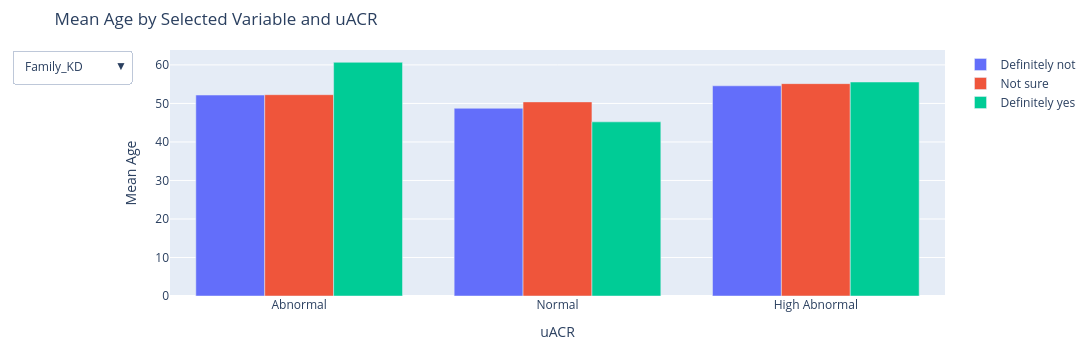

The cell this chart's notebook holds for it:
### Code cell
# Variables
x_var = 'uACR'
y_var = 'Age'
k_var = ['Family_KD', 'BMI_Category', 'BP_Category', 'S_Ethnicity', 'Gender']

fig = go.Figure()

# Add traces for each combination of k_var values
for a in k_var:
    for k in data[a].unique():
        fig.add_trace(
            go.Bar(
                name=f'{k}',
                x=data[x_var].unique(),
                y=[data[y_var][(data[x_var] == x) & (data[a] == k)].mean() for x in data[x_var].unique()],
                visible=a == k_var[0]
            )
        )

# Create buttons for each k_var
buttons = []
for a in k_var:
    buttons.append(dict(
        method='update',
        label=a,
        args=[{
            'visible': [a == current for current in k_var for _ in data[current].unique()],
            'title': f'Mean Age by {a} and uACR'
        }]
    ))

# Update layout with dropdown
fig.update_layout(
    updatemenus=[
        dict(
            active=0,
            buttons=buttons,
            direction='down',
            showactive=True
        )
    ],
    barmode='group',
    title='Mean Age by Selected Variable and uACR',
    xaxis_title='uACR',
    yaxis_title='Mean Age'
)

# Update plot size
fig.update_layout(
    autosize=False,
    width=1100,
    height=350,
    margin=dict(l=20, r=20, t=50, b=20),
)

fig.show()

### Figure 1 — Plotly figure (JSON) as saved in the notebook; plotly's stock layout.template omitted (floating-point values rounded to 4 significant figures)
{"data": [{"name": "Definitely not", "type": "bar", "visible": true, "x": ["Abnormal", "Normal", "High Abnormal"], "y": [52.18, 48.75, 54.58]}, {"name": "Not sure", "type": "bar", "visible": true, "x": ["Abnormal", "Normal", "High Abnormal"], "y": [52.27, 50.4, 55.14]}, {"name": "Definitely yes", "type": "bar", "visible": true, "x": ["Abnormal", "Normal", "High Abnormal"], "y": [60.68, 45.21, 55.57]}, {"name": "HEALTHY", "type": "bar", "visible": false, "x": ["Abnormal", "Normal", "High Abnormal"], "y": [47.88, 46.49, 47.44]}, {"name": "OVERWEIGHT", "type": "bar", "visible": false, "x": ["Abnormal", "Normal", "High Abnormal"], "y": [53.04, 49.35, 57.25]}, {"name": "OBESE", "type": "bar", "visible": false, "x": ["Abnormal", "Normal", "High Abnormal"], "y": [53.52, 51.01, 55.76]}, {"name": "NORMAL", "type": "bar", "visible": false, "x": ["Abnormal", "Normal", "High Abnormal"], "y": [50.43, 46.4, 54.73]}, {"name": "PRE HPT", "type": "bar", "visible": false, "x": ["Abnormal", "Normal", "High Abnormal"], "y": [55.5, 52.29, 51.31]}, {"name": "HPT 1", "type": "bar", "visible": false, "x": ["Abnormal", "Normal", "High Abnormal"], "y": [53.58, 53.68, 52.63]}, {"name": "HPT 2", "type": "bar", "visible": false, "x": ["Abnormal", "Normal", "High Abnormal"], "y": [56.46, 59.79, 60.62]}, {"name": "HPT CRISIS", "type": "bar", "visible": false, "x": ["Abnormal", "Normal", "High Abnormal"], "y": [51.36, 51.53, 80]}, {"name": "Black", "type": "bar", "visible": false, "x": ["Abnormal", "Normal", "High Abnormal"], "y": [52.44, 49.32, 53.69]}, {"name": "White", "type": "bar", "visible": false, "x": ["Abnormal", "Normal", "High Abnormal"], "y": [51.88, 45.31, 59.15]}, {"name": "Mixed", "type": "bar", "visible": false, "x": ["Abnormal", "Normal", "High Abnormal"], "y": [56.32, 55.17, 64.27]}, {"name": "South Asian", "type": "bar", "visible": false, "x": ["Abnormal", "Normal", "High Abnormal"], "y": [52.76, 51.8, null]}, {"name": "Asian other", "type": "bar", "visible": false, "x": ["Abnormal", "Normal", "High Abnormal"], "y": [47.39, 49.35, 80]}, {"name": "Other", "type": "bar", "visible": false, "x": ["Abnormal", "Normal", "High Abnormal"], "y": [53.8, 53.1, null]}, {"name": "Male", "type": "bar", "visible": false, "x": ["Abnormal", "Normal", "High Abnormal"], "y": [52.26, 49.04, 54.99]}, {"name": "Female", "type": "bar", "visible": false, "x": ["Abnormal", "Normal", "High Abnormal"], "y": [52.58, 49.66, 54.76]}], "layout": {"autosize": false, "barmode": "group", "height": 350, "margin": {"b": 20, "l": 20, "r": 20, "t": 50}, "title": {"text": "Mean Age by Selected Variable and uACR"}, "updatemenus": [{"active": 0, "buttons": [{"args": [{"title": "Mean Age by Family_KD and uACR", "visible": [true, true, true, false, false, false, false, false, false, false, false, false, false, false, false, false, false, false, false]}], "label": "Family_KD", "method": "update"}, {"args": [{"title": "Mean Age by BMI_Category and uACR", "visible": [false, false, false, true, true, true, false, false, false, false, false, false, false, false, false, false, false, false, false]}], "label": "BMI_Category", "method": "update"}, {"args": [{"title": "Mean Age by BP_Category and uACR", "visible": [false, false, false, false, false, false, true, true, true, true, true, false, false, false, false, false, false, false, false]}], "label": "BP_Category", "method": "update"}, {"args": [{"title": "Mean Age by S_Ethnicity and uACR", "visible": [false, false, false, false, false, false, false, false, false, false, false, true, true, true, true, true, true, false, false]}], "label": "S_Ethnicity", "method": "update"}, {"args": [{"title": "Mean Age by Gender and uACR", "visible": [false, false, false, false, false, false, false, false, false, false, false, false, false, false, false, false, false, true, true]}], "label": "Gender", "method": "update"}], "direction": "down", "showactive": true}], "width": 1100, "xaxis": {"title": {"text": "uACR"}}, "yaxis": {"title": {"text": "Mean Age"}}}}
